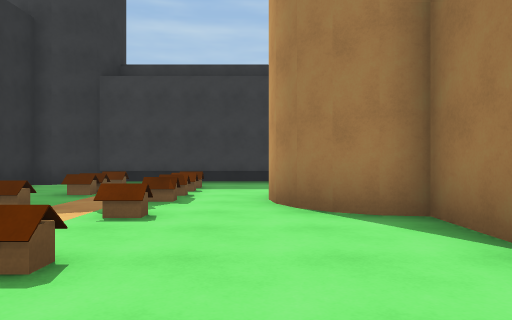
View 1 (above)

19 first-person views from a walk through a Unity game level. The camera is 1.2 m above the floor, looks level and sees 70° across. The floor is counted in squares, 2 m on a side. Each view is taken from the middle of a square. On the plan, view 1 faces up. The plan holds only what a view shows up to about 10 squares ahead; the rest is blank. The place goes on beyond the plan.

View 2
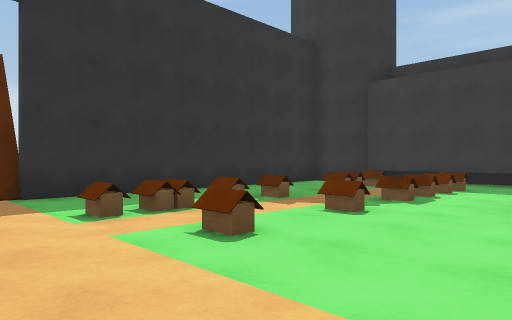

View 3
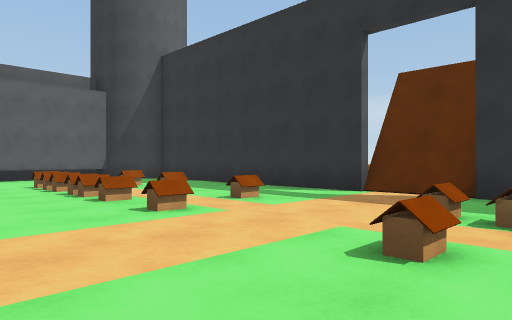

View 4
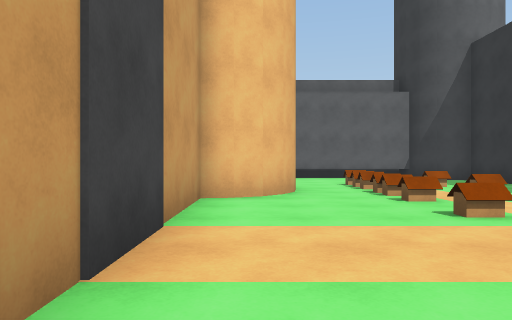

View 5
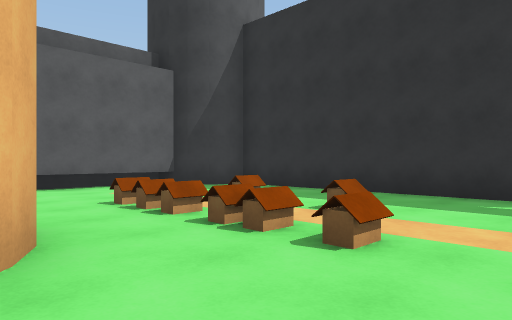

View 6
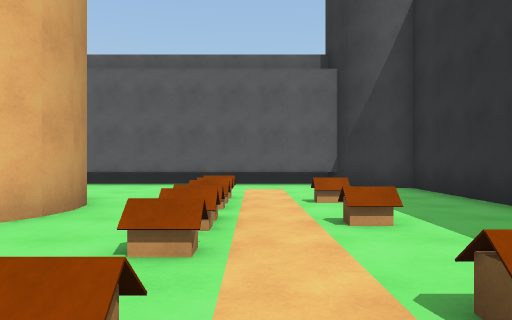

View 7
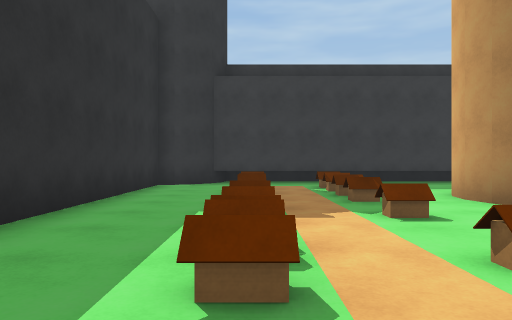

View 8
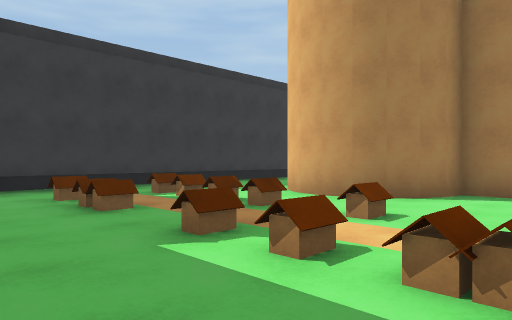

View 9
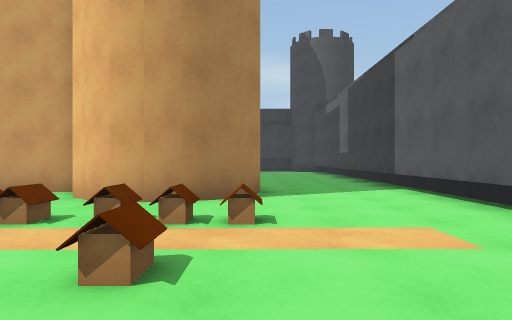

View 10
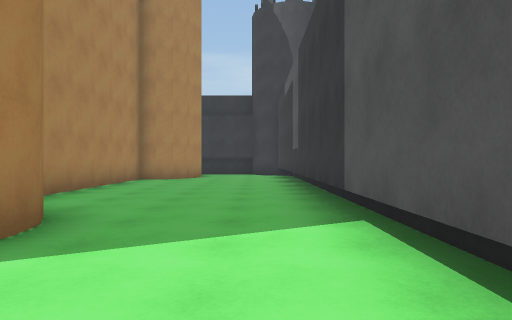

View 11
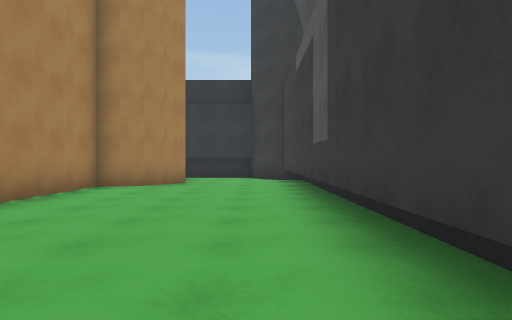

View 12
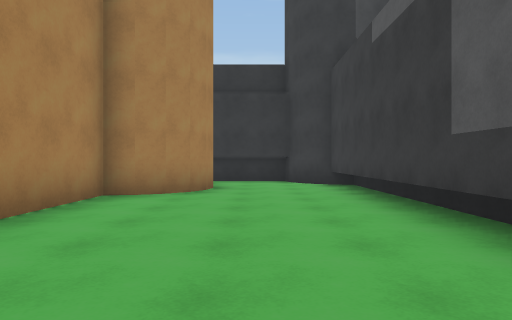

View 13
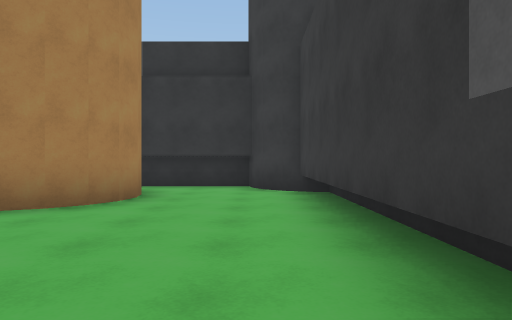

View 14
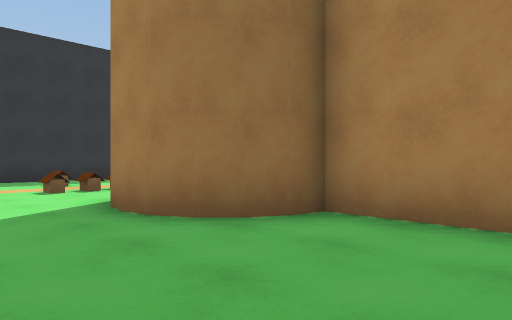

View 15
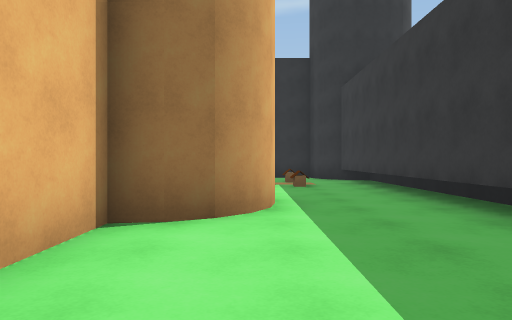

View 16
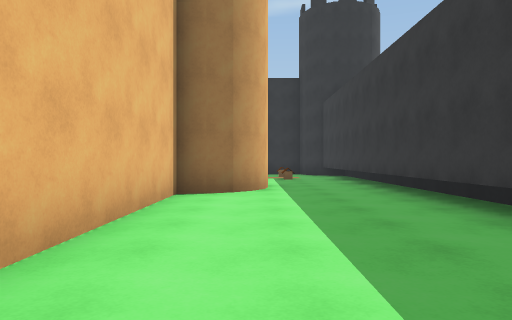

View 17
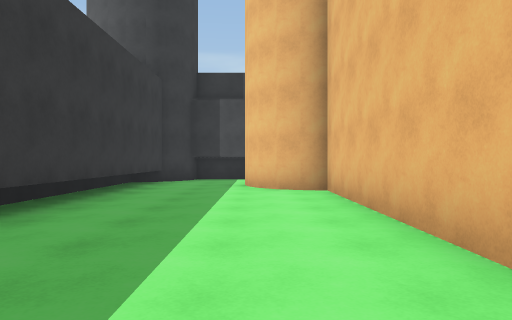

View 18
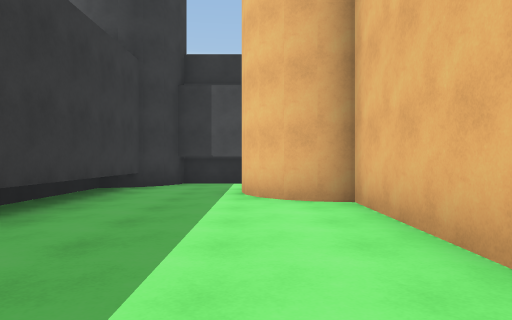

View 19
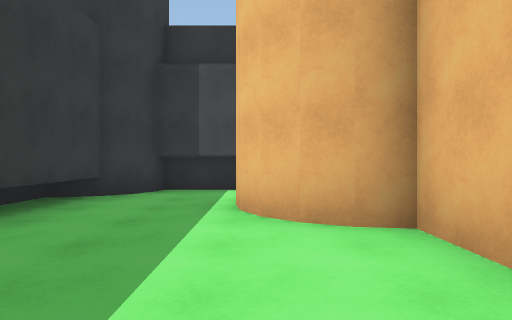

### Floor plan
Key: @ floor where view 1 was taken; # wall or solid block; . floor; T tower; B building; O other object.
Columns run from 6 left of view 1 to 14 right of it. Each row starts with its distance up from view 1.
 10   ###################
  9 TT..................#
  8 #..OO...............#
  7 #..OO..BB........BB.#
  6 #..OO..B B.......B
  5 #..OO..B  BBBBBBB
  4 #..OO...B
  3 #..O....B
  2 #..OO...B
  1 #.......B
  0 #.....@.B
 -1 #..OO...B
 -2 #...O...B
 -3 #..OO..BB
 -4 #...O..B BBBBBBBB
 -5 #..OO..B B.......B  #
 -6 #...O...B.........B.#
 -7 #...................#
 -8 TT..................#
 -9   ###################
-10   T

Where each view was taken, in squares from view 1:
view 1: 0 up, 0 right, facing up
view 2: 0 up, 1 right, facing up-left
view 3: 3 up, 1 right, facing down-left
view 4: 3 up, 1 right, facing down
view 5: 1 down, 1 right, facing down-left
view 6: 0 up, 2 left, facing down
view 7: 0 up, 3 left, facing up
view 8: 2 up, 5 left, facing up-right
view 9: 6 down, 5 left, facing right
view 10: 8 down, 1 left, facing right
view 11: 8 down, 2 right, facing right
view 12: 7 down, 4 right, facing right
view 13: 8 down, 6 right, facing right
view 14: 8 down, 6 right, facing up-left
view 15: 7 up, 7 right, facing left
view 16: 7 up, 10 right, facing left
view 17: 7 up, 3 right, facing right
view 18: 7 up, 5 right, facing right
view 19: 7 up, 7 right, facing right
